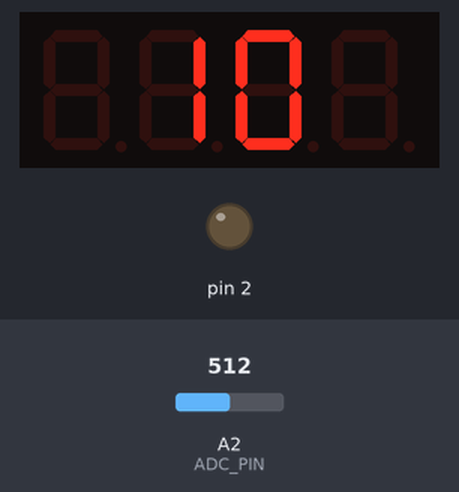
Bench run of a sketch on a simulated Arduino Uno, built with avr-gcc and run on an emulated ATmega328P. Shown: 4-digit seven-segment display, output pins drawn as LEDs (lit = HIGH). Wiring (inferred from the names in the program): MAX7219 LED driver: data pin 0; clock pin 1; CS pin 3. The test bench sets the inputs (shaded band); at power-on: A2 (ADC_PIN) = 512. Pins used as bus, display or sensor lines are not drawn.

Above: at 1.2 s.
1.3 s: A2 (ADC_PIN) set to 716
At 1.8 s:
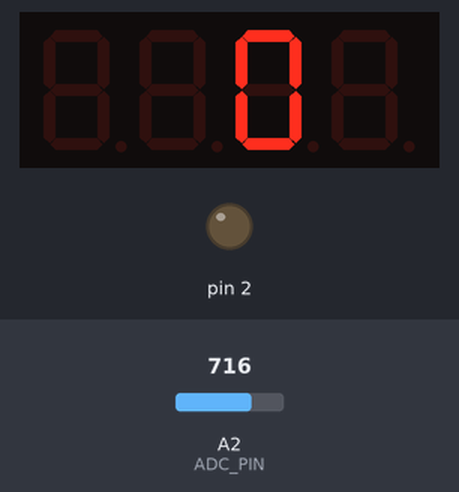
2.8 s: A2 (ADC_PIN) set to 900
At 3.5 s:
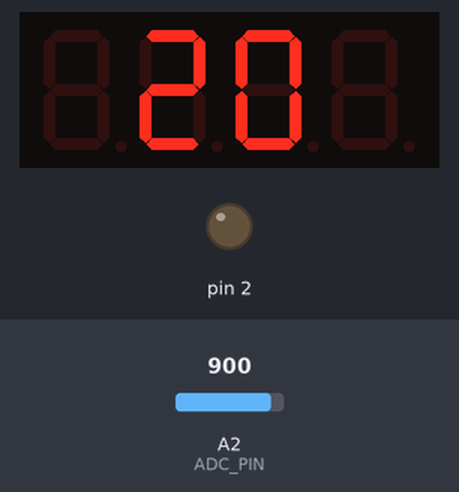
4.4 s: A2 (ADC_PIN) set to 306
At 5.2 s:
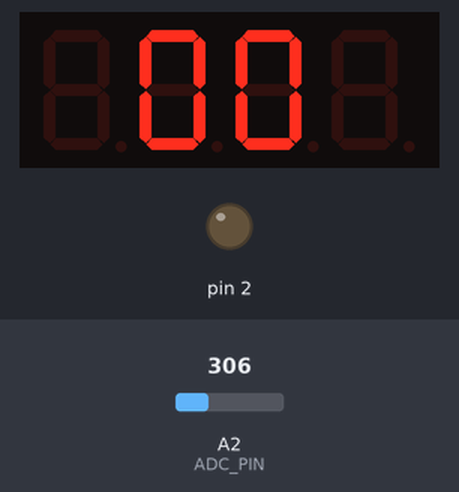
Timing chart, 0 to 7.4 s (numbered marks = the images above; inputs shaded):
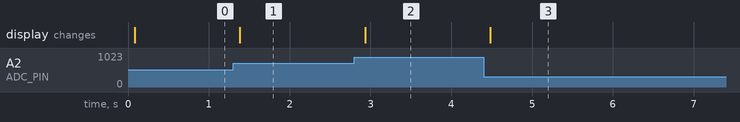

Measured:
- after the input at 1.3 s, the display: changes after 0.09 s (image 1)
- after the input at 2.8 s, the display: changes after 0.13 s (image 2)
- after the input at 4.4 s, the display: changes after 0.08 s (image 3)

The sketch:

parchar4s.ino
```cpp
#include "parchar4s.h"
// Pins
// 0 AS0, SERIAL
// 1 AS1, CLK
// 2 AS2
// 3 LOAD
// 4/A2 ADC

#define LED_SERIAL 0
#define LED_CLOCK 1
#define LED_LATCH 3
#define MUX_S0 0
#define MUX_S1 1
#define MUX_S2 2
#define ADC_PIN A2
#define ENABLE_DP 0b10000000

// MAX7219 op codes
#define OP_SCANLIMIT 11
#define OP_INTENSITY 10
#define OP_SHUTDOWN 12
#define OP_DISPLAY_TEST 15

#define MUX_GRID_1 0b00000011
#define MUX_GRID_2 0b00000000
#define MUX_GRID_3 0b00000001
#define MUX_GRID_4 0b00000010


#define MUX_TEST_1 0b00000101
#define MUX_TEST_2 0b00000111 // TODO!
#define MUX_TEST_3 0b00000110
#define MUX_TEST_4 0b00000111 // TODO!

const static byte charTable[] = {0b01111110,0b00110000,0b01101101,0b01111001,0b00110011,0b01011011,0b01011111,0b01110000,0b01111111,0b01111011};

void setup() {
  //delay(10); // Wait a bit just in case..
  // Setup digital pins
  pinMode(0, OUTPUT);
  pinMode(1, OUTPUT);
  pinMode(2, OUTPUT);
  pinMode(LED_LATCH, OUTPUT);
  //ledOut(OP_DISPLAY_TEST, 0);
  ledOut(OP_SCANLIMIT, 3); // Use 3 digits
  ledOut(OP_INTENSITY, 0x1); // Max brightness
  ledOut(OP_SHUTDOWN, 1); // Turn on!;
}

int ADC_read(byte address) {
  digitalWrite(MUX_S0, address & 0b00000001);
  digitalWrite(MUX_S0, address & 0b00000010);
  digitalWrite(MUX_S0, address & 0b00000100);
  delay(10);
  return analogRead(ADC_PIN);
}

int get_display_ADC_reading() {
  // Check voltage on grid
  // A3, A0, A1, A2
  int gridVoltages[4];
  gridVoltages[0] = ADC_read(MUX_GRID_1);
  gridVoltages[1] = ADC_read(MUX_GRID_2) - gridVoltages[0];
  gridVoltages[2] = ADC_read(MUX_GRID_3) - gridVoltages[1] - gridVoltages[0];
  gridVoltages[3] = ADC_read(MUX_GRID_4) - gridVoltages[2] - gridVoltages[1] - gridVoltages[0];

  // Check voltage on test pins
  // A5, A7, A6, A4
  int testVoltages[4];
  testVoltages[0] = ADC_read(MUX_TEST_1);
  testVoltages[1] = ADC_read(MUX_TEST_2) - testVoltages[0];
  testVoltages[2] = ADC_read(MUX_TEST_3) - testVoltages[1] - testVoltages[0];
  testVoltages[3] = ADC_read(MUX_TEST_4) - testVoltages[2] - testVoltages[1] - testVoltages[0];


  // Nothing attached
  if (testVoltages[0] < 10 ||
      testVoltages[1] < 10 ||
      testVoltages[2] < 10 ||
      testVoltages[3] < 10) {
        return max(gridVoltages[0], max(gridVoltages[1], max(gridVoltages[2], gridVoltages[3])));
  } else {
    int max_difference = abs(gridVoltages[0] - testVoltages[0]);
    max_difference = max(max_difference, abs(gridVoltages[1] - testVoltages[1]));
    max_difference = max(max_difference, abs(gridVoltages[2] - testVoltages[2]));
    return max(max_difference, abs(gridVoltages[3] - testVoltages[3]));
  }
}

void reading_to_buffer(int adc_reading, byte reading_buffer[4]) {
  char i = 3;
  // Scale the voltage reading according to on-board resistors TODO
  int voltage_reading = adc_reading * 1700 / 1024;
  while (i >= 0) {
    byte digit = voltage_reading % 10;
    //buffer[i] = '0' + digit;
    reading_buffer[i] = digit;
    i--;
    voltage_reading /= 10;
  }
}

void display_max7219(byte reading_buffer[4]) {
  byte bi = 0;
  byte di = 2;
  byte number = 0;
  if (reading_buffer[0]) {
    bi = 1;
  }

  do {
    number = charTable[reading_buffer[di+bi]];
    if (bi==di) {
      number |= ENABLE_DP;
    }
    ledOut(di+1, number);
    --di;
  }
  while (di != 0);
}

static void ledOut(byte address, byte value) {
  digitalWrite(LED_LATCH, LOW);
  shiftOut(LED_SERIAL, LED_CLOCK, MSBFIRST, address);
  shiftOut(LED_SERIAL, LED_CLOCK, MSBFIRST, value);
  digitalWrite(LED_LATCH, HIGH);
}

void loop() {
  int ADC_reading = get_display_ADC_reading();
  byte reading_buffer[4] = {0,0,0,0};
  reading_to_buffer(ADC_reading, reading_buffer);
  display_max7219(reading_buffer);
}
```

parchar4s.h
```cpp
//#include <avr/pgmspace.h>

/*
const static byte charTable [] PROGMEM  = {
    0b01111110,0b00110000,0b01101101,0b01111001,0b00110011,0b01011011,0b01011111,0b01110000,
    0b01111111,0b01111011};
*/

    /*0b01110111,0b00011111,0b00001101,0b00111101,0b01001111,0b01000111,
    0b00000000,0b00000000,0b00000000,0b00000000,0b00000000,0b00000000,0b00000000,0b00000000,
    0b00000000,0b00000000,0b00000000,0b00000000,0b00000000,0b00000000,0b00000000,0b00000000,
    0b00000000,0b00000000,0b00000000,0b00000000,0b00000000,0b00000000,0b00000000,0b00000000,
    0b00000000,0b00000000,0b00000000,0b00000000,0b10000000,0b00000001,0b10000000,0b00000000,
    0b01111110,0b00110000,0b01101101,0b01111001,0b00110011,0b01011011,0b01011111,0b01110000,
    0b01111111,0b01111011,0b00000000,0b00000000,0b00000000,0b00000000,0b00000000,0b00000000,
    0b00000000,0b01110111,0b00011111,0b00001101,0b00111101,0b01001111,0b01000111,0b00000000,
    0b00110111,0b00000000,0b00000000,0b00000000,0b00001110,0b00000000,0b00000000,0b00000000,
    0b01100111,0b00000000,0b00000000,0b00000000,0b00000000,0b00000000,0b00000000,0b00000000,
    0b00000000,0b00000000,0b00000000,0b00000000,0b00000000,0b00000000,0b00000000,0b00001000,
    0b00000000,0b01110111,0b00011111,0b00001101,0b00111101,0b01001111,0b01000111,0b00000000,
    0b00110111,0b00000000,0b00000000,0b00000000,0b00001110,0b00000000,0b00010101,0b00011101,
    0b01100111,0b00000000,0b00000000,0b00000000,0b00000000,0b00000000,0b00000000,0b00000000,
    0b00000000,0b00000000,0b00000000,0b00000000,0b00000000,0b00000000,0b00000000,0b00000000
*/
```
